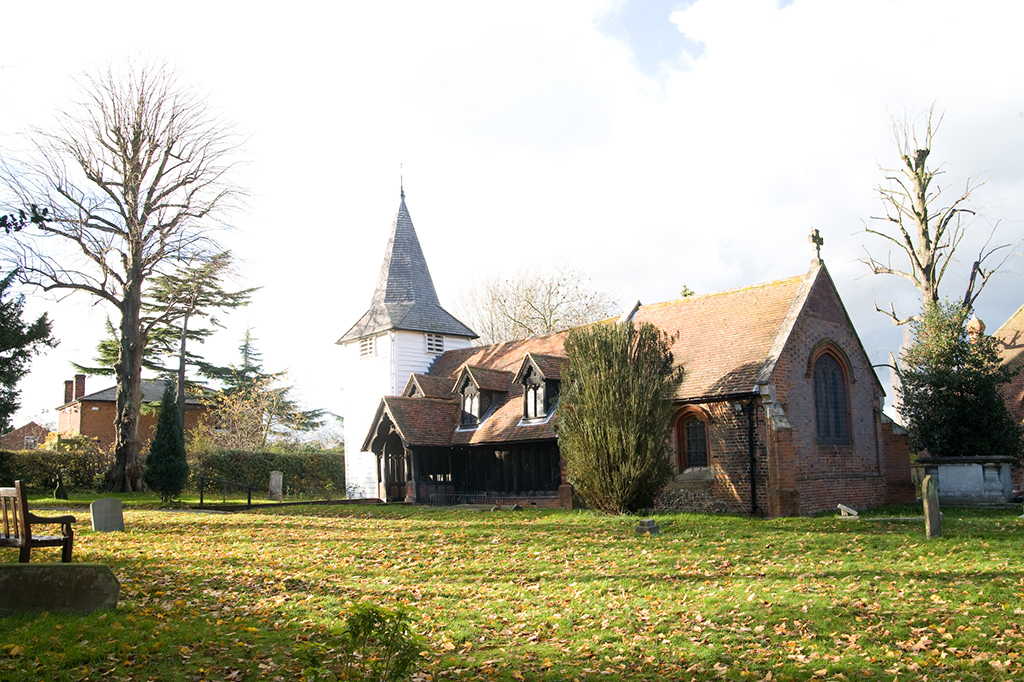
#> input picture images/exposures_B_long.jpg, 1024 x 682 px; its folder holds 4 pictures in this run
$ python example_blend_exposures.py
#> lines starting #> are read from the running program, lines starting #| are printed output that depends on the picture
#> further down, image is the input picture: shape (682, 1024, 3); mean R, G, B 177.8, 174.8, 153.8
### source/image_enhancement.py
#!/usr/bin/env python3
# -*- coding: utf-8 -*-
"""
Created on Fri Jun 19 09:40:58 2020

Image enhancement functions

@author: Vasileios Vonikakis (bbonik@gmail.com)
"""

import math
import numpy as np
from skimage.color import rgb2gray
from skimage import img_as_float
from skimage.exposure import rescale_intensity, adjust_gamma


#TODO: better memory management!!!! Too many copying of images.
#something like "inplace"?


def _get_pyplot():
    '''
    Lazy import of matplotlib.pyplot. Only the verbose=True visualization
    paths need matplotlib; the image processing itself does not. This keeps
    matplotlib an optional dependency and allows headless use of the library.
    '''
    try:
        import matplotlib.pyplot as plt
    except ImportError as exc:
        raise ImportError(
            "matplotlib is required for verbose=True visualizations. "
            "Install it with 'pip install matplotlib'."
            ) from exc
    return plt


# [73 lines left out: function map_value, not called in this run]


def get_membership_luts(
        resolution=256,
        lower_threshold=0.35,
        upper_threshold=0.65,
        verbose=False):

    '''
    ---------------------------------------------------------------------------
               Creates 3 parametric trapezoid membership functions
    ---------------------------------------------------------------------------

    The trapezoid functions are defined as piece-wise functions between the
    0, lower_threshold, upper_threshold, 1. These trapezoid membership
    functions can be used to filter out which parts of each exposure to be
    used during exposure fusion. More details can be found in the following
    paper:

    Vonikakis, V., Bouzos, O. & Andreadis, I. (2011). Multi-Exposure Image
    Fusion Based on Illumination Estimation, SIPA2011 (pp.135-142), Greece.


    INPUTS
    ------
    resolution: int
        The size of the LUT (how many inputs).
    lower_threshold: float in the range [0,1]
        The position of the lower inflection point of the trapezoid functions.
        It should be always lower compared to the upper_threshold.
    upper_threshold: float in the range [0,1]
        The position of the upper inflection point of the trapezoid functions.
        It should be always higher compared to the lower_threshold.
    verbose: boolean
        Display outputs.

    OUTPUT
    ------
    lut_lower: float numpy array of size equal to resolution, values in [0,1]
        The lower trapezoid membership function.
    lut_mid: float numpy array of size equal to resolution, values in [0,1]
        The middle trapezoid membership function.
    lut_upper float numpy array of size equal to resolution, values in [0,1]
        The upper trapezoid membership function.

    '''


    lut_lower = np.zeros(resolution, dtype='float')
    lut_mid = np.zeros(resolution, dtype='float')
    lut_upper = np.zeros(resolution, dtype='float')

    for i in range(resolution):

        i_float = i / (resolution - 1)

        # lower trapezoid membership function
        if i_float <= lower_threshold:
            lut_lower[i] = i_float / lower_threshold
        else:
            lut_lower[i] = 1

        # middle trapezoid membership function
        if i_float <= lower_threshold:
            lut_mid[i] = i_float / lower_threshold
        elif i_float <= upper_threshold:
            lut_mid[i] = 1
        else:
            lut_mid[i] = (1 - i_float) / (1 - upper_threshold)

        # upper trapezoid membership function
        if i_float <= upper_threshold:
            lut_upper[i] = 1
        else:
            lut_upper[i] = (1 - i_float) / (1 - upper_threshold)


    if verbose is True:
        plt = _get_pyplot()
        plt.figure()

        plt.subplot(1,3,1)
        plt.plot(lut_lower)
        plt.title('Lower')
        plt.grid(True)

        plt.subplot(1,3,2)
        plt.plot(lut_mid)
        plt.title('Middle')
        plt.grid(True)

        plt.subplot(1,3,3)
        plt.plot(lut_upper)
        plt.title('Upper')
        plt.grid(True)

        plt.suptitle('Trapezoid membership functions')
        plt.show()

    return lut_lower, lut_mid, lut_upper


def get_sigmoid_lut(
        resolution=256,
        threshold=0.2,
        non_linearirty=0.2,
        verbose=False):

    '''
    ---------------------------------------------------------------------------
           Creates a parametric sigmoid function and stores it in a LUT
    ---------------------------------------------------------------------------

    The sigmoid function is defined as a piece-wise function of 2 inverse
    non-linearities. This allows full control of the inflection point
    (threshold) and the degree of 'sharpness' of each non-linearity. The
    non-linear curves used here are described in the paper:
    Vonikakis, V., Winkler, S. (2016). A center-surround framework for spatial
    image processing. Proc. IS&T Human Vision & Electronic Imaging.


    INPUTS
    ------
    resolution: int
        The size of the LUT (how many inputs).
    threshold: float in the range [0,1]
        The position of the inflection point of the sigmoid function (0.5 in
        the middle of the range).
    non_linearirty: float in range (0, inf)
        Controls the non-linearity of the curve before and after the inflection
        point. It should not be 0. The smaller it is (asymptotically to 0) the
        'sharper' the non-linearity. After ~5 it asymptotically approaches a
        linerity.
    verbose: boolean
        Display outputs.

    OUTPUT
    ------
    lut: float numpy array of size equal to resolution
        The output sigmoid lut.

    '''

    max_value = resolution - 1  # the maximum attainable value
    thr = threshold * max_value  # threshold in the range [0,resolution-1]
    alpha = non_linearirty * max_value  # controls non-linearity degree
    beta = max_value - thr
    if beta == 0: beta = 0.001

    lut = np.zeros(resolution, dtype='float')

    for i in range(resolution):

        i_comp = i - thr  # complement of i

        # upper part of the piece-wise sigmoid function
        if i >= thr:
            lut[i] = (((((alpha + beta) * i_comp) / (alpha + i_comp)) *
                         (1 / (2 * beta))) + 0.5)

        # lower part of the piece-wise sigmoid function
        else:
            lut[i] = (alpha * i) / (alpha - i_comp) * (1 / (2 * thr))

    if verbose is True:
        plt = _get_pyplot()
        plt.figure()
        plt.plot(lut)
        plt.title('Sigmoid LUT | ' +
                  'thr=' + str(int(thr)) + ' (' + str(round(threshold, 3)) +
                  ') | nonlin=' + str(int(alpha)) +
                  ' (' + str(round(non_linearirty, 3)) + ')')
        plt.grid(True)
        plt.tight_layout()
        plt.show()

    return lut


def get_photometric_mask(
        image,
        smoothing=0.2,
        grayscale_out=True,
        verbose=False):
    '''
    ---------------------------------------------------------------------------
      Estimate the photometric mask of an image by using edge-aware blurring
    ---------------------------------------------------------------------------

    Applies strong blurring while preserving the strong edges of the image in
    order to avoid halo artifacts. Inspired by the paper:
    Shaked, Doron & Keshet, Renato. (2004). "Robust Recursive Envelope
    Operators for Fast Retinex."


    INPUTS
    ------
    image: numpy array (WxH or WxHxK of uint8 [0.255] or float [0,1])
        Input image.
    smoothing: float in the interval [0,1]
        Value controlling the blur's strenght. 0 indicates no blur. Values
        between 0-1 increase blurring strength while preserving edges. Values
        above 1 approximate very strong gaussian blurring (large sigmas) where
        no edges are preserved. Practically, values above 10 result into a
        uniform image.
    grayscale_out: logical
        Whether or not the photometric mask is going to be grayscale or not.
        If the input image is already grayscale (2D) then this parameter is
        irrelevant.
    verbose: boolean
        Display outputs.

    OUTPUT
    ------
    image_ph_mask: numpy array of WxH or WxHxK of float [0,1]
        Photometric mask of the input image.

    '''


    '''
    Intuition about the threshold and non_linearirty values of the LUTs
    threshold:
        The larger it is, the stronger the blurring, the better the local
        contrast but also more halo artifacts (less edge preservation).
    non_linearirty:
        The lower it is, the more it preserves the edges, but also has more
        'bleeding' effects.
    '''


    # internal parameters
    THR_A = smoothing
    THR_B = 0.04  # ~10/255
    NON_LIN = 0.12  # ~30/255
    LUT_RES = 256

    # get sigmoid LUTs
    lut_a = get_sigmoid_lut(
            resolution=LUT_RES,
            threshold=THR_A,
            non_linearirty=NON_LIN,
            verbose=verbose
            )
    lut_a_max = len(lut_a) -1
    lut_b = get_sigmoid_lut(
            resolution=LUT_RES,
            threshold=THR_B,
            non_linearirty=NON_LIN,
            verbose=verbose
            )
    lut_b_max = len(lut_b) -1


    # dealing with different number of channels
    if len(image.shape) == 3:
        if grayscale_out is True:
            image_ph_mask = rgb2gray(image.copy())  # [0,1] 2D
        else:
            image_ph_mask = img_as_float(image.copy())  # [0,1] 3D
    elif len(image.shape) == 2:
        image_ph_mask = img_as_float(image.copy())  # [0,1] 2D
    else:
         image_ph_mask = img_as_float(image.copy())  # [0,1] ?D

    # if image is 2D, expand dimensions to 3D for code compatibility
    # (filtering assumes a 3D image)
    if len(image_ph_mask.shape) == 2:
        image_ph_mask = np.expand_dims(image_ph_mask, axis=2)


    # robust recursive envelope

    # up -> down
    for i in range(1, image_ph_mask.shape[0]-1):
        d = np.abs(image_ph_mask[i-1,:,:] - image_ph_mask[i+1,:,:])  # diff
        d = lut_a[(d * lut_a_max).astype(int)]
        image_ph_mask[i,:,:] = ((image_ph_mask[i,:,:] * d) +
                              (image_ph_mask[i-1,:,:] * (1-d)))

    # left -> right
    for j in range(1, image_ph_mask.shape[1]-1):
        d = np.abs(image_ph_mask[:,j-1,:] - image_ph_mask[:,j+1,:])  # diff
        d = lut_a[(d * lut_a_max).astype(int)]
        image_ph_mask[:,j,:] = ((image_ph_mask[:,j,:] * d) +
                              (image_ph_mask[:,j-1,:] * (1-d)))

    # down -> up
    for i in range(image_ph_mask.shape[0]-2, 1, -1):
        d = np.abs(image_ph_mask[i-1,:,:] - image_ph_mask[i+1,:,:])  # diff
        d = lut_a[(d * lut_a_max).astype(int)]
        image_ph_mask[i,:,:] = ((image_ph_mask[i,:,:] * d) +
                              (image_ph_mask[i+1,:,:] * (1-d)))

    # right -> left
    for j in range(image_ph_mask.shape[1]-2, 1, -1):
        d = np.abs(image_ph_mask[:,j-1,:] - image_ph_mask[:,j+1,:])  # diff
        d = lut_b[(d * lut_b_max).astype(int)]
        image_ph_mask[:,j,:] = ((image_ph_mask[:,j,:] * d) +
                              (image_ph_mask[:,j+1,:] * (1-d)))

    # up -> down
    for i in range(1, image_ph_mask.shape[0]-1):
        d = np.abs(image_ph_mask[i-1,:,:] - image_ph_mask[i+1,:,:])  # diff
        d = lut_b[(d * lut_b_max).astype(int)]
        image_ph_mask[i,:,:] = ((image_ph_mask[i,:,:] * d) +
                              (image_ph_mask[i-1,:,:] * (1-d)))


    # convert back to 2D if grayscale is needed
    if grayscale_out is True:
        image_ph_mask = np.squeeze(image_ph_mask)


    if verbose is True:

        plt = _get_pyplot()
        plt.figure()
        plt.subplot(1,2,1)
        plt.imshow(image)
        plt.title('Input image')
        plt.axis('off')

        plt.subplot(1,2,2)
        if grayscale_out is True:
            plt.imshow(image_ph_mask, cmap='gray', vmin=0, vmax=1)
        else:
            plt.imshow(image_ph_mask, vmin=0, vmax=1)
        plt.title('Photometric mask')
        plt.axis('off')

        plt.tight_layout()
        plt.suptitle('Estimation of photometric mask')
        plt.show()


    return image_ph_mask


def blend_exposures(
        exposure_list,
        threshold_dark=0.35,
        threshold_bright=0.65,
        verbose=False
        ):

    '''
    ---------------------------------------------------------------------------
                 Blend a collection of exposures to a single image
    ---------------------------------------------------------------------------

    Function to blend a list of image exposures, using illumination estimation
    across 2 spatial scales.

    Based on the following paper:
    Vonikakis, V., Bouzos, O. & Andreadis, I. (2011). Multi-Exposure Image
    Fusion Based on Illumination Estimation, SIPA2011 (pp.135-142), Greece.


    INPUTS
    ------
    exposure_list: list of numpy image arrays
        List of numpy arrays (image exposures) which will be blended. Arrays
        can be either grayscale, or color (3 channels).
    threshold_dark: float in the interval [0,1]
        Lower threshold for the membership function which will be applied to
        the brightest exposure (long exposure). See above paper for more info.
        threshold_dark < threshold_bright
    threshold_bright: float in the interval [0,1]
        Higher threshold for the membership function which will be applied to
        the darkest exposure (short exposure). See above paper for more info.
        threshold_bright > threshold_dark
    verbose: boolean
        Display outputs.

    OUTPUT
    ------
    exposure_out: numpy array, float [0,1]
        Output image of the blended exposures. If input images are grayscale,
        exposure_out is also grayscale. If input images are color, then
        exposure_out is also color.

    '''
#> called with threshold_dark = 0.35, threshold_bright = 0.65, verbose = True

    # internal constants
    SCALE_COARSE = 0.6  # [0,1], 0->fine, 1->coarse
    SCALE_FINE = 0.2  # [0,1], 0->fine, 1->coarse
    LUMINANCE_MIDDLE = 0.5  # middle of the luminance scale in [0,1]
    GAMA_MAX = 2  # max gama to be used for darkening images
    GAMA_MIN = 0.2  # min gama to be used for brightening images
    LUT_RESOLUTION = 256

    total_exposures = len(exposure_list)
#> total_exposures = 3

    # color or grayscale
    if len(exposure_list[0].shape) > 2:  # check the 1st image of the list
        color_exposures = True
    else:
        color_exposures = False


    #--- sort exposures from darkest to brightest

    exposure_list_gray = []
    mean_luminance_list = []

    if color_exposures is True:
        exposure_list_red = []
        exposure_list_green = []
        exposure_list_blue = []


    for image in exposure_list:
        if len(image.shape) == 3:
            image_gray = rgb2gray(image)
        else:
            # modern scikit-image rejects 2D input in rgb2gray; older
            # versions passed grayscale images through (as float)
            image_gray = img_as_float(image)
        exposure_list_gray.append(image_gray)  # grayscale
        mean_luminance_list.append(image_gray.mean())  # mean luminance
        if color_exposures is True:
            exposure_list_red.append(img_as_float(image[:,:,0]))  # red
            exposure_list_green.append(img_as_float(image[:,:,1]))  # green
            exposure_list_blue.append(img_as_float(image[:,:,2]))  # blue
#> this loop made 3 passes
#> after the loop, exposure_list_blue = 3 items; exposure_list_gray = 3 items; exposure_list_green = 3 items; exposure_list_red = 3 items; mean_luminance_list = [0.682, 0.44, 0.192]


    # sort according to mean luminance
    indx_lum_ascending = sorted(
        range(len(mean_luminance_list)),
        key=lambda i: mean_luminance_list[i]
        )
#> indx_lum_ascending = [2, 1, 0]

    if verbose is True:
        print('Darkest to brightest exposure sequence:', indx_lum_ascending)
#| Darkest to brightest exposure sequence: [2, 1, 0]


    # convert into a numpy array of hight x width x number of exposures
    # (the 3rd dimension has the separate grayscale or color exposures)
    exposure_array_gray = np.array(exposure_list_gray)
    exposure_array_gray = np.moveaxis(exposure_array_gray, 0, -1)
    exposure_array_gray = exposure_array_gray[:,:,indx_lum_ascending]

    if color_exposures is True:

        exposure_array_red = np.array(exposure_list_red)
        exposure_array_red = np.moveaxis(exposure_array_red, 0, -1)
        exposure_array_red = exposure_array_red[:,:,indx_lum_ascending]

        exposure_array_green = np.array(exposure_list_green)
        exposure_array_green = np.moveaxis(exposure_array_green, 0, -1)
        exposure_array_green = exposure_array_green[:,:,indx_lum_ascending]

        exposure_array_blue = np.array(exposure_list_blue)
        exposure_array_blue = np.moveaxis(exposure_array_blue, 0, -1)
        exposure_array_blue = exposure_array_blue[:,:,indx_lum_ascending]
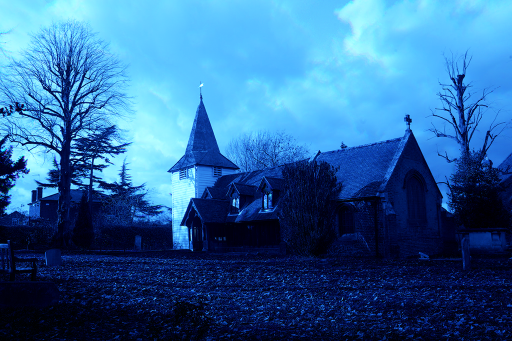
#> exposure_array_blue: shape (682, 1024, 3) float64 (shown at 1/2 size); mean of channels 0, 1, 2 0.187, 0.4, 0.603; drawn as R, G, B


    #--- generate illumination estimation in 2 spatial scales

    illumination_coarse = get_photometric_mask(
        exposure_array_gray.copy(),
        smoothing=SCALE_COARSE,
        grayscale_out=False,  # estimate each channel separately
        verbose=False)
#> after the loop in get_photometric_mask, `for i in range(image_ph_mask.shape[0]-2, 1, -1):`:
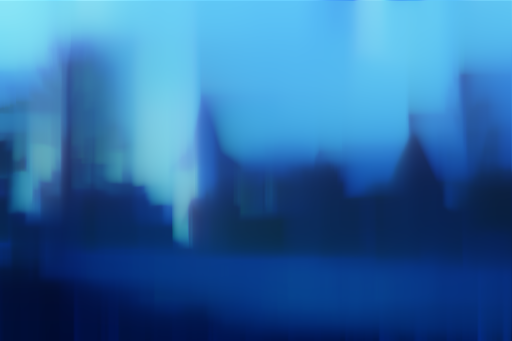
#> image_ph_mask: shape (682, 1024, 3) float64 (shown at 1/2 size); mean of channels 0, 1, 2 0.179, 0.417, 0.637; drawn as R, G, B

    illumination_fine = get_photometric_mask(
        exposure_array_gray.copy(),
        smoothing=SCALE_FINE,
        grayscale_out=False,  # estimate each channel separately
        verbose=False)
#> call 2 of get_photometric_mask, with smoothing = 0.2, grayscale_out = False, verbose = False
#> after the loop in get_photometric_mask (call 2), `for i in range(image_ph_mask.shape[0]-2, 1, -1):`:
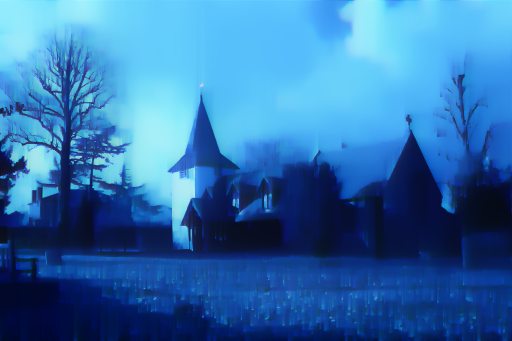
#> image_ph_mask: shape (682, 1024, 3) float64 (shown at 1/2 size); mean of channels 0, 1, 2 0.196, 0.442, 0.673; drawn as R, G, B


    # min max normalization for each exposure.
    # make sure that each exposure has a 0 and 1 somewhere

    for i in range(total_exposures):

        illumination_coarse[:,:,i] = rescale_intensity(
            illumination_coarse[:,:,i],
            in_range='image',
            out_range='dtype'
            )

        illumination_fine[:,:,i] = rescale_intensity(
            illumination_fine[:,:,i],
            in_range='image',
            out_range='dtype'
            )
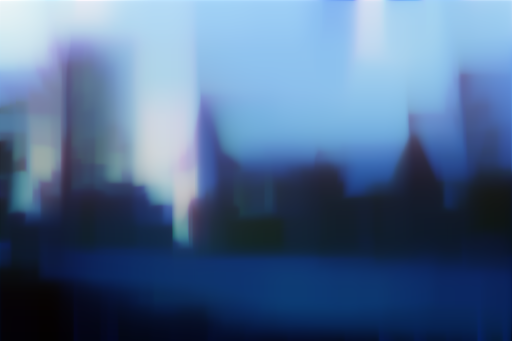
#> illumination_coarse: shape (682, 1024, 3) float64 (shown at 1/2 size); mean of channels 0, 1, 2 0.311, 0.418, 0.558; drawn as R, G, B
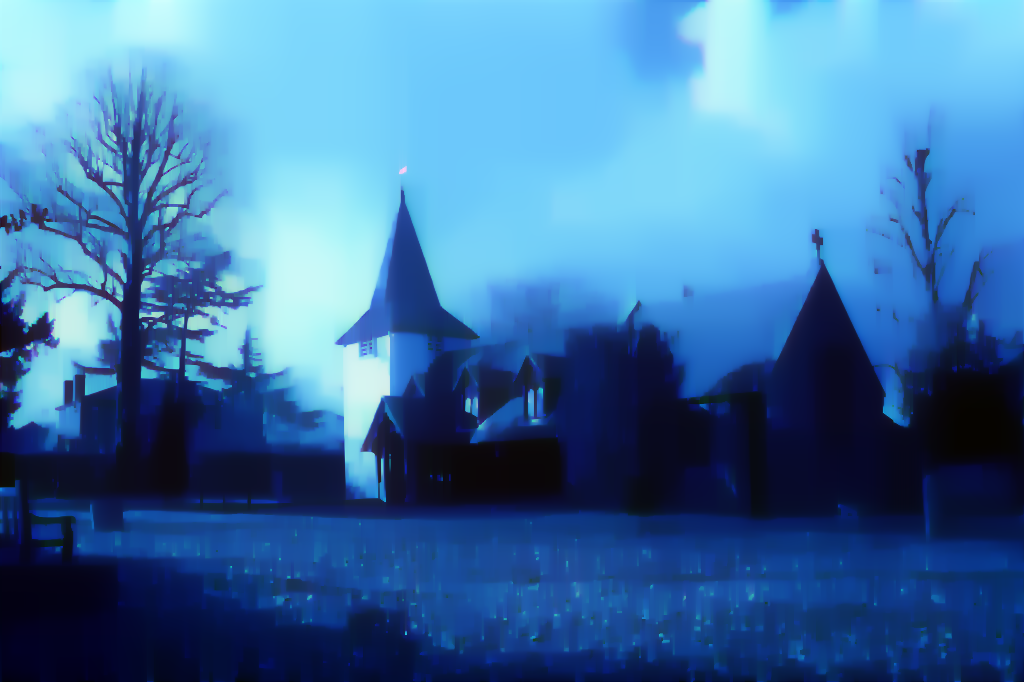
#> illumination_fine: shape (682, 1024, 3) float64; mean of channels 0, 1, 2 0.247, 0.45, 0.639; drawn as R, G, B


    #--- Autoadjusting extreme exposures
    # (This would be better if done in a data-driven way)
    # if darkest exposure is too bright, darken it
    # if brightest exposure is too dark, brighten it

    # darkest: if mean_lum>0.5 (too bright)
    # scale gamma linearly in the interval [1, GAMA_MAX]
    mean_lum = illumination_coarse[:,:,0].mean()
#> mean_lum = 0.311
    if mean_lum > LUMINANCE_MIDDLE:
        gamma_new = map_value(
            mean_lum,
            range_in=(LUMINANCE_MIDDLE,1),
            range_out=(1,GAMA_MAX)
            )
        if verbose:
            print(
                'Darkest coarse exposure too bright! Applying gamma:',
                gamma_new
                )
        illumination_coarse[:,:,0] = adjust_gamma(
        image = illumination_coarse[:,:,0],
        gamma = gamma_new
        )

    mean_lum = illumination_fine[:,:,0].mean()
#> mean_lum = 0.247
#> (the rest of the program and of its run is left out)
